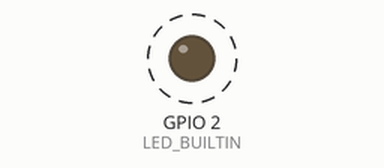
The sketch below on a simulated ESP8266 (NodeMCU). On the bench: output pins drawn as LEDs (lit = HIGH, except the on-board LED, lit = LOW). Dashed ring = blinking. WiFi joins after 1.5 s; servers stay silent unless stated; what the sketch prints to the serial monitor is not drawn.

Above: at 2.0 s.
Timing chart, 0 to 6.1 s (numbered marks = the images above):
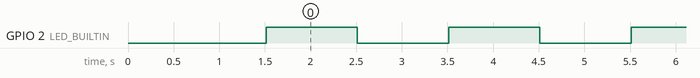

The sketch:

esp8266_witty.ino
```cpp
#include <ESP8266WiFi.h>

const char* ssid = "YourSSID";
const char* password = "YourPassword";

void setup() {
  pinMode(LED_BUILTIN, OUTPUT);

  Serial.begin(115200);
  delay(10);

  Serial.println();
  Serial.print("Connecting to ");
  Serial.println(ssid);

  WiFi.begin(ssid, password);

  while (WiFi.status() != WL_CONNECTED) {
    delay(500);
    Serial.print(".");
  }

  Serial.println("");
  Serial.println("WiFi connected");
  Serial.println("IP address: ");
  Serial.println(WiFi.localIP());
}

void loop() {
  digitalWrite(LED_BUILTIN, HIGH);  // Turn the LED on
  delay(1000);                      // Wait for 1 second
  digitalWrite(LED_BUILTIN, LOW);   // Turn the LED off
  delay(1000);                      // Wait for 1 second
}
```

Measured:
- by itself, GPIO 2 (LED_BUILTIN): alternates HIGH for 1.0 s and LOW for 1.0 s
